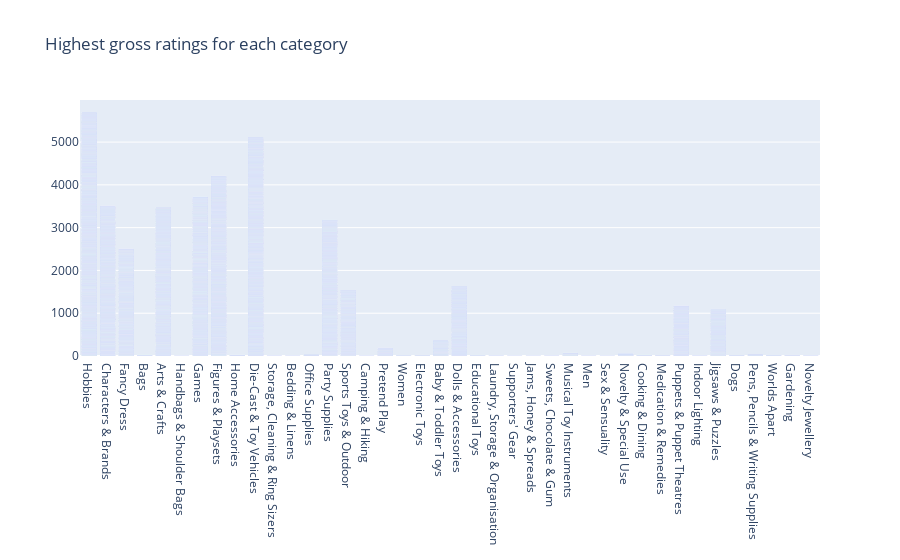
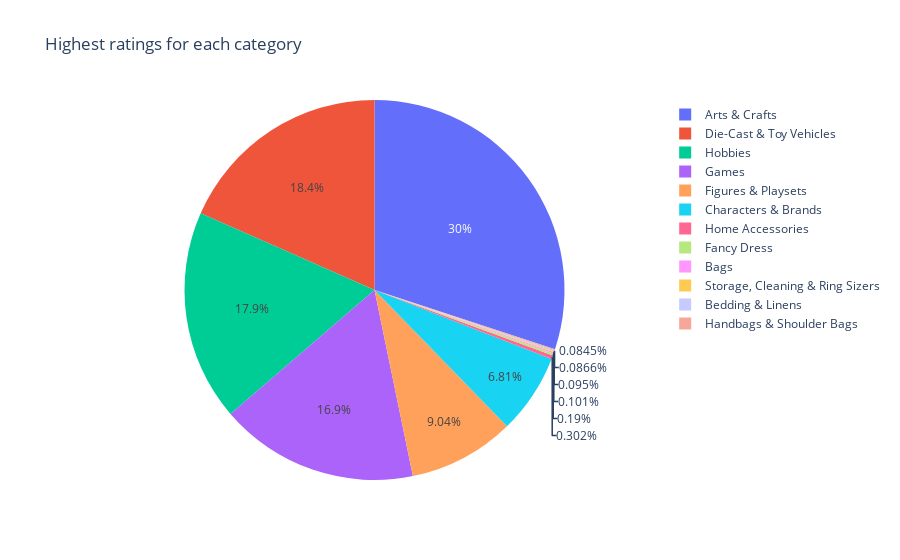

These figures' notebook cell, in order:
### Markdown cell above
# prices of a product are ranging from $0.01 to 995.11

### Code cell
import plotly.graph_objects as go
import pandas as pd
import plotly.express as px
e = pd.read_csv("new_amazon_data.csv")
df=pd.DataFrame(e)

fig = go.Figure([go.Bar(x=df['category'], y=df['Rating'])])
fig.update_layout(title_text="Highest gross ratings for each category")
fig.show()



# This dataframe has 244 lines, but 4 distinct values for `day`
# fig = px.pie(df.head(1000), values='Rating', names='category', title = 'Highest ratings for each category')
# fig.show()

### Figure 1 — Plotly figure (JSON) as saved in the notebook; plotly's stock layout.template omitted (floating-point values rounded to 4 significant figures; data arrays with more than 128 entries replaced by an {"elided": "..."} marker saying what was removed)
{"data": [{"type": "bar", "x": {"elided": "8000 str values"}, "y": {"elided": "8000 float values"}}], "layout": {"title": {"text": "Highest gross ratings for each category"}}}

### Figure 2 — Plotly figure (JSON) as saved in the notebook; plotly's stock layout.template omitted (floating-point values rounded to 4 significant figures; data arrays with more than 128 entries replaced by an {"elided": "..."} marker saying what was removed)
{"data": [{"domain": {"x": [0, 1], "y": [0, 1]}, "hovertemplate": "category=%{label}<br>Rating=%{value}<extra></extra>", "labels": {"elided": "1000 str values"}, "legendgroup": "", "name": "", "showlegend": true, "type": "pie", "values": {"elided": "1000 float values"}}], "layout": {"legend": {"tracegroupgap": 0}, "title": {"text": "Highest ratings for each category"}}}
